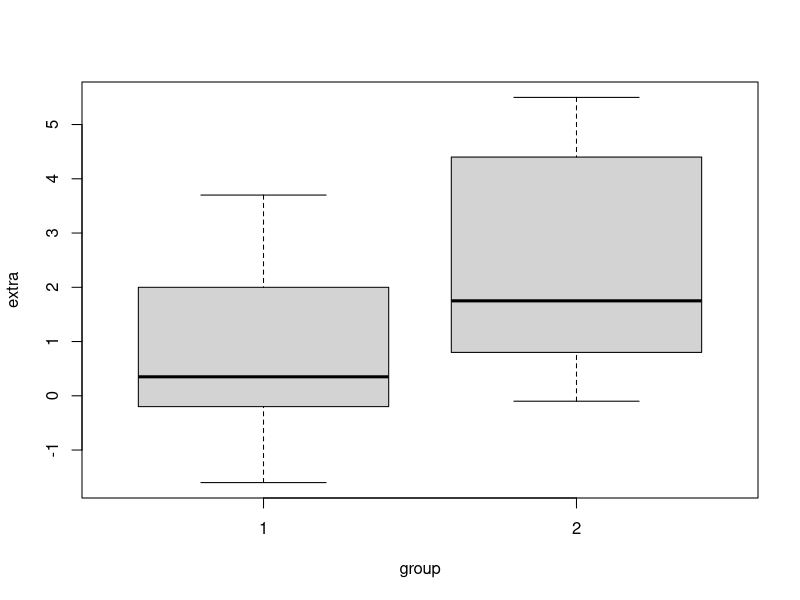
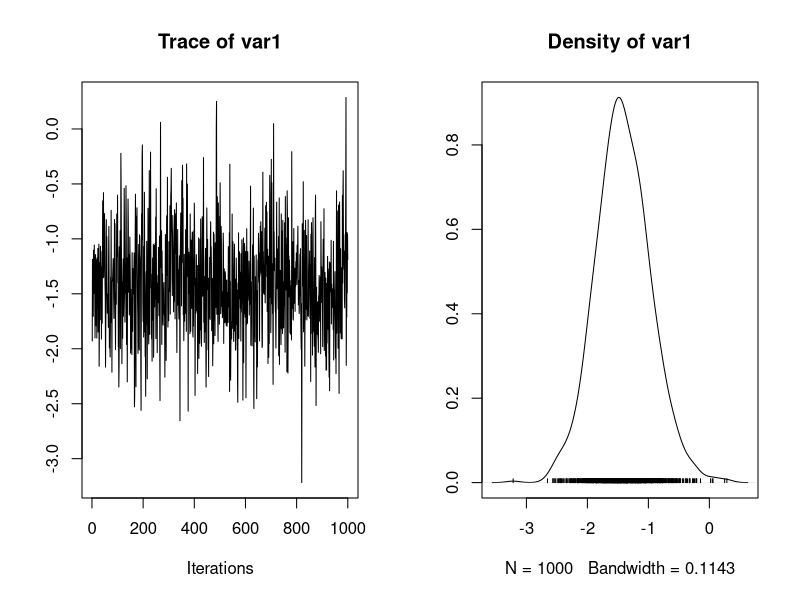

Here is the R script that generated these plots, in order:
library(BayesFactor)


### Name: ttestBF
### Title: Function for Bayesian analysis of one- and two-sample designs
### Aliases: ttestBF
### Keywords: htest

### ** Examples

## Sleep data from t test example
data(sleep)
plot(extra ~ group, data = sleep)

## paired t test
ttestBF(x = sleep$extra[sleep$group==1], y = sleep$extra[sleep$group==2], paired=TRUE)

## Sample from the corresponding posterior distribution
samples = ttestBF(x = sleep$extra[sleep$group==1],
           y = sleep$extra[sleep$group==2], paired=TRUE,
           posterior = TRUE, iterations = 1000)
plot(samples[,"mu"])
